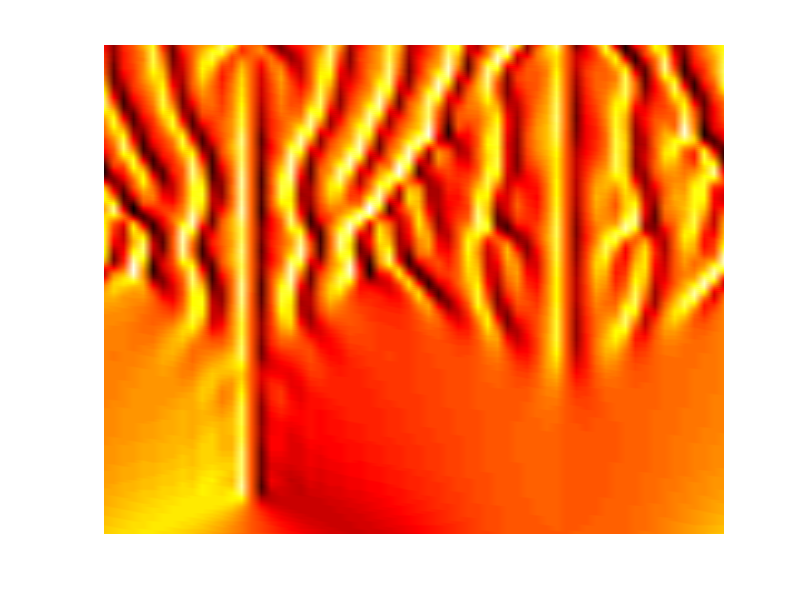
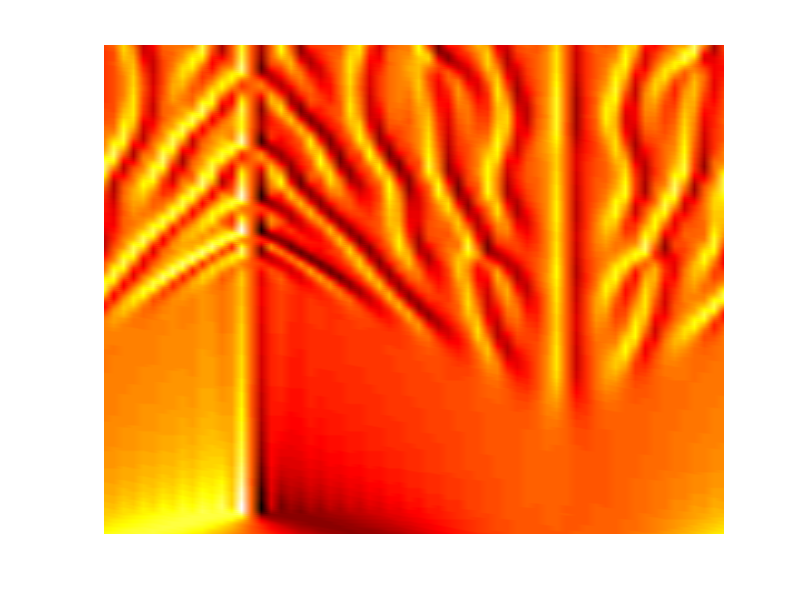
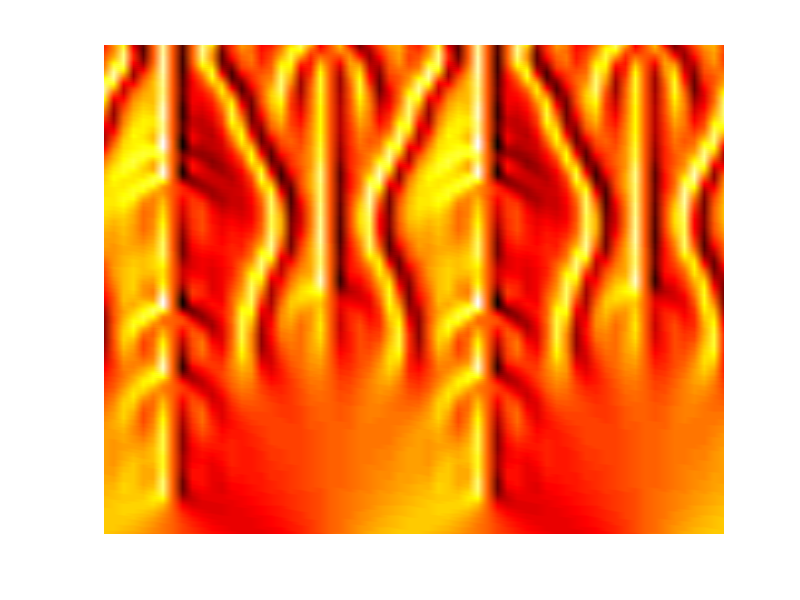

Write the MATLAB code that produced these figures, in order. (Note: this script raises an error after producing the figures.)
clear all; close all; clc

% Kuramoto-Sivashinsky equation (from Trefethen)
% u_t = -u*u_x - u_xx - u_xxxx,  periodic BCs 

%%%%%%%%%%%%%%%%%%%%%%%%%%%%%%%   KS system  %%%%%%%%%%%%%%%%%%%%%%%%%%%%%%
N = 64;
x = 32*pi*(1:N)'/N;
input = [];
output = [];
for i = 1:3
    
%Different ICs
if i == 1
    u = cos(x/16).*(1+sin(x/16)); 
elseif i == 2
u = 2* cos(x/16).*(1+sin(x/16));
else 
    u = cos(x/8);
end

v = fft(u);

% Spatial grid and initial condition:
h = 0.025;
k = [0:N/2-1 0 -N/2+1:-1]'/16;
L = k.^2 - k.^4;
E = exp(h*L); E2 = exp(h*L/2);
M = 16;
r = exp(1i*pi*((1:M)-.5)/M);
LR = h*L(:,ones(M,1)) + r(ones(N,1),:);
Q = h*real(mean( (exp(LR/2)-1)./LR ,2)); 
f1 = h*real(mean( (-4-LR+exp(LR).*(4-3*LR+LR.^2))./LR.^3 ,2)); 
f2 = h*real(mean( (2+LR+exp(LR).*(-2+LR))./LR.^3 ,2));
f3 = h*real(mean( (-4-3*LR-LR.^2+exp(LR).*(4-LR))./LR.^3 ,2));

% Main time-stepping loop:
uu = u; tt = 0;
tmax = 100; nmax = round(tmax/h); nplt = floor((tmax/250)/h); g = -0.5i*k;
for n = 1:nmax
t = n*h;
Nv = g.*fft(real(ifft(v)).^2);
a = E2.*v + Q.*Nv;
Na = g.*fft(real(ifft(a)).^2);
b = E2.*v + Q.*Na;
Nb = g.*fft(real(ifft(b)).^2);
c = E2.*a + Q.*(2*Nb-Nv);
Nc = g.*fft(real(ifft(c)).^2);
v = E.*v + Nv.*f1 + 2*(Na+Nb).*f2 + Nc.*f3; if mod(n,nplt)==0
        u = real(ifft(v));
uu = [uu,u]; tt = [tt,t]; end
end

% Plot training set examples
figure;
pcolor(x,tt,uu.'), shading interp, colormap(hot),axis off

input = [input; uu(:,1:end-1)'];%%the input is always whole function 
output = [output; uu(:,2:end)'];

end
% %%%%%%%%%%%%%%%%%%%%%%%%%%%%%%%%%%% Train NN %%%%%%%%%%%%%%%%%%%%%%%%%%%%%%
 net2 = feedforwardnet([10 10]);
 net2 = train(net2,input.',output.');